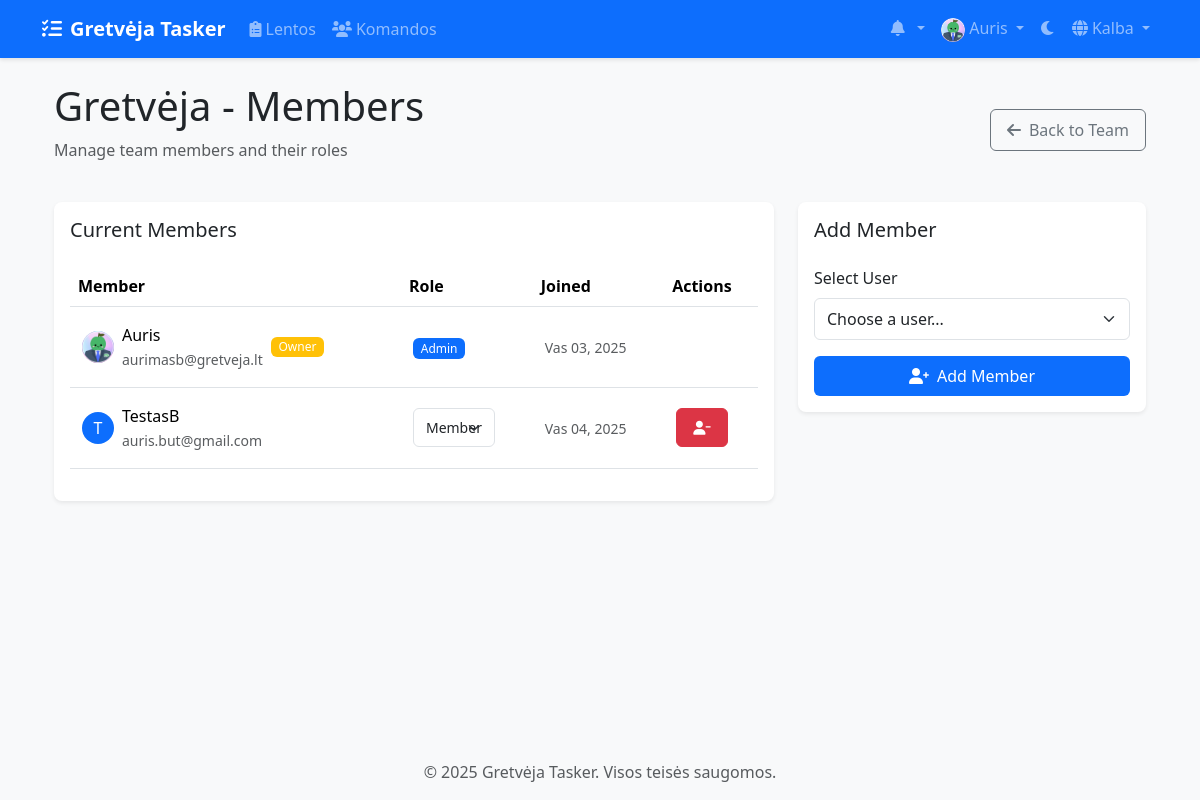
Before: /lt/teams/1/members/ (signed in) with the older database file.
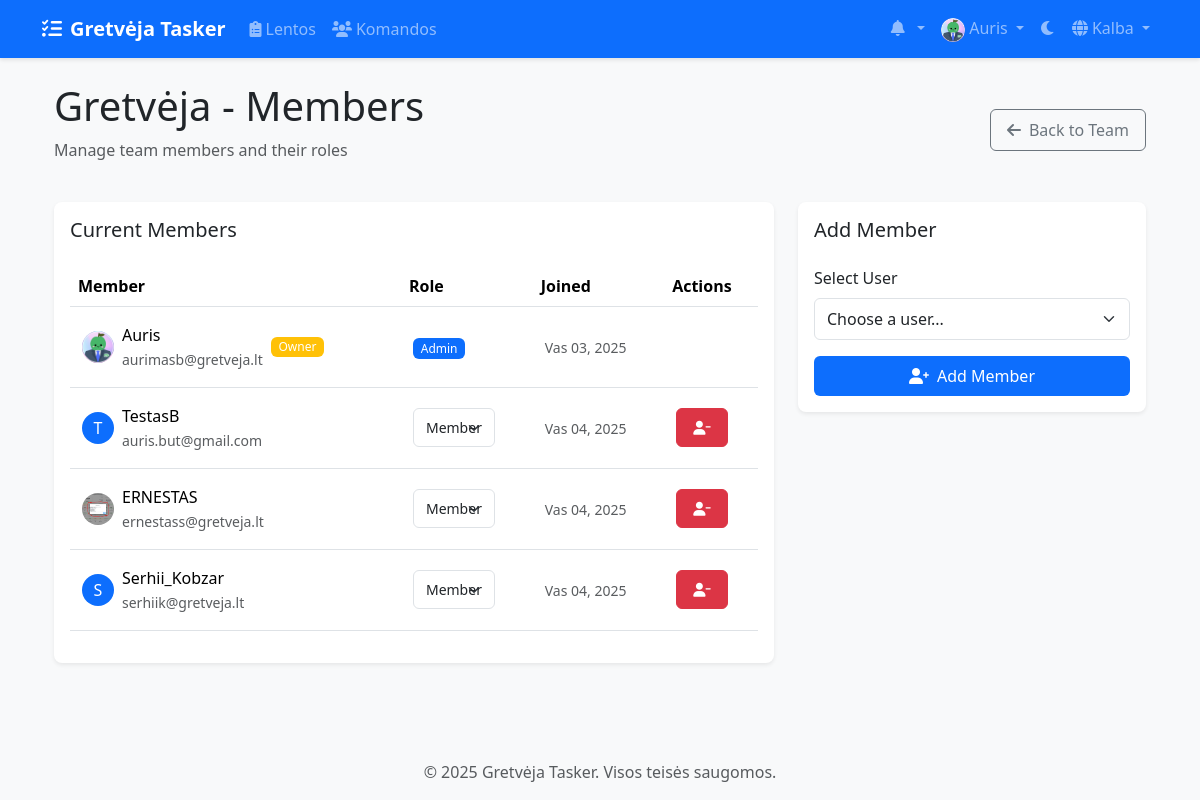
After: the same page with the newer database file.
### accounts/models.py (models this page shows, shortened)
class CustomUser(AbstractUser):
    email = models.EmailField(_('email address'), unique=True)
    avatar = models.ImageField(upload_to='avatars/', null=True, blank=True)
    bio = models.TextField(max_length=500, blank=True)
    theme_preference = models.CharField(
        max_length=10,
        choices=[('light', 'Light'), ('dark', 'Dark')],
        default='light'
    )
    notification_preferences = models.JSONField(
        default=dict,
        help_text=_('User notification preferences')
    )
    class Meta:
        verbose_name = _('user')
        verbose_name_plural = _('users')

### teams/models.py (models this page shows, shortened)
class Team(models.Model):
    name = models.CharField(max_length=100)
    description = models.TextField(blank=True)
    created_at = models.DateTimeField(auto_now_add=True)
    updated_at = models.DateTimeField(auto_now=True)
    owner = models.ForeignKey(
        settings.AUTH_USER_MODEL,
        on_delete=models.CASCADE,
        related_name='owned_teams'
    )
    members = models.ManyToManyField(
        settings.AUTH_USER_MODEL,
        through='TeamMembership',
        related_name='teams'
    )

class TeamMembership(models.Model):
    ROLE_CHOICES = [
        ('member', 'Member'),
        ('admin', 'Admin'),
    ]
    team = models.ForeignKey(Team, on_delete=models.CASCADE)
    user = models.ForeignKey(settings.AUTH_USER_MODEL, on_delete=models.CASCADE)
    role = models.CharField(max_length=20, choices=ROLE_CHOICES, default='member')
    joined_at = models.DateTimeField(auto_now_add=True)
    class Meta:
        unique_together = ('team', 'user')

### teams/views/member_views.py (the view)
# urls.py: path('<int:team_id>/members/', views.team_members, name='team_members'),
@login_required
def team_members(request, team_id):
    team = get_object_or_404(Team, id=team_id)
    if not team.members.filter(id=request.user.id).exists():
        messages.error(request, "You don't have access to this team.")
        return redirect('teams:team_list')
    members = TeamService.get_member_info(team)
    users = User.objects.exclude(id__in=team.members.values_list('id', flat=True))
    return render(request, 'teams/team_members.html', {
        'team': team,
        'members': members,
        'users': users,
        'is_admin': can_manage_team(request.user, team)
    })

### teams/permissions.py (called while the page is built)
def can_manage_team(user, team):
    return team.owner == user or is_team_admin(user, team)

### teams/services/team_service.py (called while the page is built)
    @staticmethod
    def get_member_info(team):
        return team.teammembership_set.all().select_related('user')

### templates/teams/team_members.html (shortened to what this page needs)
{% extends 'base.html' %}
{% load static %}
{% block content %}
<div class="container">
    <div class="d-flex justify-content-between align-items-center mb-4">
        <div>
            <h1 class="mb-2">{{ team.name }} - Members</h1>
            <p class="text-muted">Manage team members and their roles</p>
        </div>
        <a href="{% url 'teams:team_detail' team_id=team.id %}" class="btn btn-outline-secondary">
            <i class="fas fa-arrow-left me-2"></i>Back to Team
        </a>
    </div>
    <div class="row">
        <div class="col-lg-8">
            <div class="card shadow-sm">
                <div class="card-body">
                    <h5 class="card-title mb-4">Current Members</h5>
                    <div class="table-responsive">
                        <table class="table table-hover align-middle">
                            <thead>
                                <tr>
                                    <th>Member</th>
                                    <th>Role</th>
                                    <th>Joined</th>
                                    {% if is_admin %}
                                    <th>Actions</th>
                                    {% endif %}
                                </tr>
                            </thead>
                            <tbody>
                                {% for membership in members %}
                                <tr>
                                    <td>
                                        <div class="d-flex align-items-center">
                                            {% if membership.user.avatar %}
                                                <img src="{{ membership.user.avatar.url }}" alt="Avatar"
                                                     class="rounded-circle me-2" width="32" height="32">
                                            {% else %}
                                                <div class="rounded-circle bg-primary text-white d-flex align-items-center justify-content-center me-2"
                                                     style="width: 32px; height: 32px;">
                                                    {{ membership.user.username|make_list|first|upper }}
                                                </div>
                                            {% endif %}
                                            <div>
                                                <div>{{ membership.user.username }}</div>
                                                <small class="text-muted">{{ membership.user.email }}</small>
                                            </div>
                                            {% if membership.user == team.owner %}
                                            <span class="badge bg-warning ms-2">Owner</span>
                                            {% endif %}
                                        </div>
                                    </td>
                                    <td>
                                        {% if is_admin and membership.user != team.owner %}
                                        <form method="post" action="{% url 'teams:change_member_role' team_id=team.id user_id=membership.user.id %}"
                                              class="d-flex align-items-center">
                                            <select name="role" class="form-select form-select-sm"
                                                    onchange="this.form.submit()" style="width: auto;">
                                                <option value="member" {% if membership.role == 'member' %}selected{% endif %}>
                                                    Member
                                                </option>
                                            </select>
                                        </form>
                                        {% else %}
                                        <span class="badge {% if membership.role == 'admin' %}bg-primary{% else %}bg-secondary{% endif %}">
                                            {{ membership.role|title }}
                                        </span>
                                        {% endif %}
                                    </td>
                                    <td>
                                        <small class="text-muted">
                                            {{ membership.joined_at|date:"M d, Y" }}
                                        </small>
                                    </td>
                                    {% if is_admin %}
                                    <td>
                                        {% if membership.user != team.owner %}
                                        <form method="post" action="{% url 'teams:remove_member' team_id=team.id user_id=membership.user.id %}"
                                              class="d-inline" onsubmit="return confirm('Are you sure you want to remove this member?');">
                                            <button type="submit" class="btn btn-sm btn-danger">
                                                <i class="fas fa-user-minus"></i>
                                            </button>
                                        </form>
                                        {% endif %}
                                    </td>
                                    {% endif %}
                                </tr>
                                {% endfor %}
                            </tbody>
                        </table>
                    </div>
                </div>
            </div>
        </div>
        {% if is_admin %}
        <div class="col-lg-4">
            <div class="card shadow-sm">
                <div class="card-body">
                    <h5 class="card-title mb-4">Add Member</h5>
                    <form method="post" action="{% url 'teams:add_member' team_id=team.id %}">
                        <div class="mb-3">
                            <label class="form-label">Select User</label>
                            <select name="user_id" class="form-select" required>
                                <option value="">Choose a user...</option>
                            </select>
                        </div>
                        <div class="d-grid">
                            <button type="submit" class="btn btn-primary">
                                <i class="fas fa-user-plus me-2"></i>Add Member
                            </button>
                        </div>
                    </form>
                </div>
            </div>
        </div>
        {% endif %}
    </div>
</div>
{% endblock %}

### templates/base.html (shortened to what this page needs)
{% load static %}
{% load compress %}
{% load i18n %}
<!DOCTYPE html>
<html lang="{{ LANGUAGE_CODE }}" data-bs-theme="light">
<head>
    <link href="https://cdn.jsdelivr.net/npm/bootstrap@5.3.2/dist/css/bootstrap.min.css" rel="stylesheet">
    <link href="https://cdnjs.cloudflare.com/ajax/libs/font-awesome/6.0.0/css/all.min.css" rel="stylesheet">
    <link href="https://cdn.jsdelivr.net/npm/select2@4.1.0-rc.0/dist/css/select2.min.css" rel="stylesheet">
    <link href="https://cdn.jsdelivr.net/npm/select2-bootstrap-5-theme@1.3.0/dist/select2-bootstrap-5-theme.min.css" rel="stylesheet">
    {% compress css %}
    <link href="{% static 'css/style.css' %}" rel="stylesheet">
    {% endcompress %}
</head>
<body>
    <nav class="navbar navbar-expand-lg navbar-dark bg-primary">
        <div class="container">
            <a class="navbar-brand" href="{% url 'home' %}">
                <i class="fas fa-tasks me-2"></i>{% trans "Gretvėja Tasker" %}
            </a>
            <div class="collapse navbar-collapse" id="navbarNav">
                <ul class="navbar-nav me-auto">
                    {% if user.is_authenticated %}
                        <li class="nav-item">
                            <a class="nav-link" href="{% url 'boards:board_list' %}">
                                <i class="fas fa-clipboard-list me-1"></i>{% trans "Boards" %}
                            </a>
                        </li>
                        <li class="nav-item">
                            <a class="nav-link" href="{% url 'teams:team_list' %}">
                                <i class="fas fa-users me-1"></i>{% trans "Teams" %}
                            </a>
                        </li>
                    {% endif %}
                </ul>
                <ul class="navbar-nav">
                    {% if user.is_authenticated %}
                        <li class="nav-item dropdown">
                            <a class="nav-link dropdown-toggle" href="#" id="notificationsDropdown" role="button" data-bs-toggle="dropdown">
                                <i class="fas fa-bell me-1"></i>
                            </a>
                        </li>
                        <li class="nav-item dropdown">
                            <a class="nav-link dropdown-toggle" href="#" id="userDropdown" role="button" data-bs-toggle="dropdown">
                                {% if user.avatar %}
                                    <img src="{{ user.avatar.url }}" alt="{% trans 'Avatar' %}" class="rounded-circle" width="24" height="24">
                                {% else %}
                                    <i class="fas fa-user-circle"></i>
                                {% endif %}
                                {{ user.username }}
                            </a>
                        </li>
                    {% endif %}
                    <li class="nav-item">
                        <button class="btn nav-link" id="theme-toggle">
                            <i class="fas fa-moon"></i>
                        </button>
                    </li>
                    <li class="nav-item dropdown">
                        <a class="nav-link dropdown-toggle" href="#" id="languageDropdown" role="button" data-bs-toggle="dropdown">
                            <i class="fas fa-globe me-1"></i>{% trans "Language" %}
                        </a>
                                {% get_current_language as CURRENT_LANGUAGE %}
                                {% get_available_languages as LANGUAGES %}
                    </li>
                </ul>
            </div>
        </div>
    </nav>
    <main class="container my-4">
        {% block content %}{% endblock %}
    </main>
    <footer class="footer mt-auto py-3 bg-light">
        <div class="container text-center">
            <span class="text-muted">© {% now "Y" %} Gretvėja Tasker. {% trans "All rights reserved." %}</span>
        </div>
    </footer>
</body>
</html>

### static/css/style.css (style rules this page uses)
:root { --primary-color: #0d6efd; --secondary-color: #6c757d; --success-color: #198754; --info-color: #0dcaf0; --warning-color: #ffc107; --danger-color: #dc3545; --light-color: #f8f9fa; --dark-color: #212529; --todo-color: #ff6b6b; --doing-color: #ffd93d; --done-color: #6bcb77; --rejected-color: #4d96ff; }
body { min-height: 100vh; display: flex; flex-direction: column; background-color: var(--bs-gray-100); }
main { flex: 1; }
.navbar { box-shadow: 0 2px 4px rgba(0,0,0,0.1); }
.navbar-brand { font-weight: bold; }
.card { border-radius: 0.5rem; box-shadow: 0 0.125rem 0.25rem rgba(0,0,0,0.075); transition: transform 0.2s ease-in-out; border: none; }
.form-control, .form-select { border-radius: 0.375rem; border: 1px solid var(--bs-gray-300); padding: 0.5rem 0.75rem; }
.btn { border-radius: 0.375rem; padding: 0.5rem 1rem; font-weight: 500; transition: all 0.2s ease; }
.btn-primary { background: var(--primary-color); border: none; }

### templates/teams/team_members.html (style rules this page uses)
.table td { padding: 1rem 0.75rem; }
.form-select { background-color: var(--bs-body-bg); }
.badge { font-weight: 500; }

Changed rows visible on the page:
added TeamMembership: user.avatar (picture), user.username "ERNESTAS", user.email "ernestass@gretveja.lt", role "Member", joined_at "Vas 04, 2025"
added TeamMembership: user.username|make_list "S", user.username "Serhii_Kobzar", user.email "serhiik@gretveja.lt", role "Member", joined_at "Vas 04, 2025"
